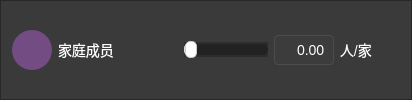
        <widget class="QFrame" name="familyMemberFrame">
         <property name="minimumSize">
          <size>
           <width>0</width>
           <height>50</height>
          </size>
         </property>
         <property name="styleSheet">
          <string notr="true">background-color: rgba(40, 40, 40, 180);</string>
         </property>
         <property name="frameShape">
          <enum>QFrame::StyledPanel</enum>
         </property>
         <property name="frameShadow">
          <enum>QFrame::Raised</enum>
         </property>
         <layout class="QHBoxLayout" name="horizontalLayout_12">
          <item>
           <widget class="QLabel" name="familyMemberIconLabel">
            <property name="minimumSize">
             <size>
              <width>40</width>
              <height>40</height>
             </size>
            </property>
            <property name="maximumSize">
             <size>
              <width>40</width>
              <height>40</height>
             </size>
            </property>
            <property name="styleSheet">
             <string notr="true">background-color: rgba(155, 89, 182, 150);
border-radius: 20px;
padding: 5px;</string>
            </property>
            <property name="text">
             <string/>
            </property>
            <property name="pixmap">
             <pixmap resource="resource.qrc">:/resource/famliyMember.png</pixmap>
            </property>
            <property name="scaledContents">
             <bool>true</bool>
            </property>
           </widget>
          </item>
          <item>
           <widget class="QLabel" name="familyMemberTextLabel">
            <property name="sizePolicy">
             <sizepolicy hsizetype="Fixed" vsizetype="Preferred">
              <horstretch>0</horstretch>
              <verstretch>0</verstretch>
             </sizepolicy>
            </property>
            <property name="minimumSize">
             <size>
              <width>120</width>
              <height>0</height>
             </size>
            </property>
            <property name="styleSheet">
             <string notr="true">background-color: transparent;
color: white;
font-size: 14px;</string>
            </property>
            <property name="text">
             <string>家庭成员</string>
            </property>
           </widget>
          </item>
          <item>
           <widget class="QSlider" name="familyMemberSlider">
            <property name="styleSheet">
             <string notr="true">QSlider {
    margin: 6px 0;
	background:transparent；
}

QSlider::groove:horizontal {
    border: 1px solid #555555;          /* 轨道边框 */
    height: 5px;                        /* 轨道高度 */
    background: #222222;                /* 轨道背景色 */
    margin: 2px 0;                      /* 上下边距 */
    border-radius: 4px;                 /* 轨道圆角 */
}

QSlider::handle:horizontal {
    background: #ffffff;                /* 滑块背景色-白色 */
    border: 1px solid #cccccc;          /* 滑块边框 */
    width: 10px;                        /* 滑块宽度 */
    height: 10px;                       /* 滑块高度 */
    margin: -6px 0;                     /* 滑块超出轨道的部分 */
    border-radius: 5px;                 /* 滑块圆角（半径为宽度的一半，实现圆形） */
}

QSlider::add-page:horizontal {
    background: #222222;                /* 滑块右侧轨道颜色 */
    border-radius: 4px;                 /* 右侧轨道圆角 */
}

QSlider::sub-page:horizontal {
    background: rgb(222, 222, 222);                /* 滑块左侧轨道颜色 */
    border-radius: 4px;                 /* 左侧轨道圆角 */
}</string>
            </property>
            <property name="maximum">
             <number>1000</number>
            </property>
            <property name="orientation">
             <enum>Qt::Horizontal</enum>
            </property>
           </widget>
          </item>
          <item>
           <widget class="QLineEdit" name="familyMemberValueEdit">
            <property name="minimumSize">
             <size>
              <width>60</width>
              <height>30</height>
             </size>
            </property>
            <property name="maximumSize">
             <size>
              <width>60</width>
              <height>30</height>
             </size>
            </property>
            <property name="styleSheet">
             <string notr="true">background-color: rgba(60, 60, 60, 200);
color: white;
font-size: 14px;
border: 1px solid rgba(80, 80, 80, 200);
border-radius: 4px;
padding: 2px 5px;</string>
            </property>
            <property name="text">
             <string>0.00</string>
            </property>
            <property name="alignment">
             <set>Qt::AlignRight|Qt::AlignTrailing|Qt::AlignVCenter</set>
            </property>
           </widget>
          </item>
          <item>
           <widget class="QLabel" name="familyMemberUnitLabel">
            <property name="minimumSize">
             <size>
              <width>60</width>
              <height>0</height>
             </size>
            </property>
            <property name="styleSheet">
             <string notr="true">background-color: transparent;
color: white;
font-size: 14px;</string>
            </property>
            <property name="text">
             <string>人/家</string>
            </property>
            <property name="alignment">
             <set>Qt::AlignLeading|Qt::AlignLeft|Qt::AlignVCenter</set>
            </property>
           </widget>
          </item>
         </layout>
        </widget>
